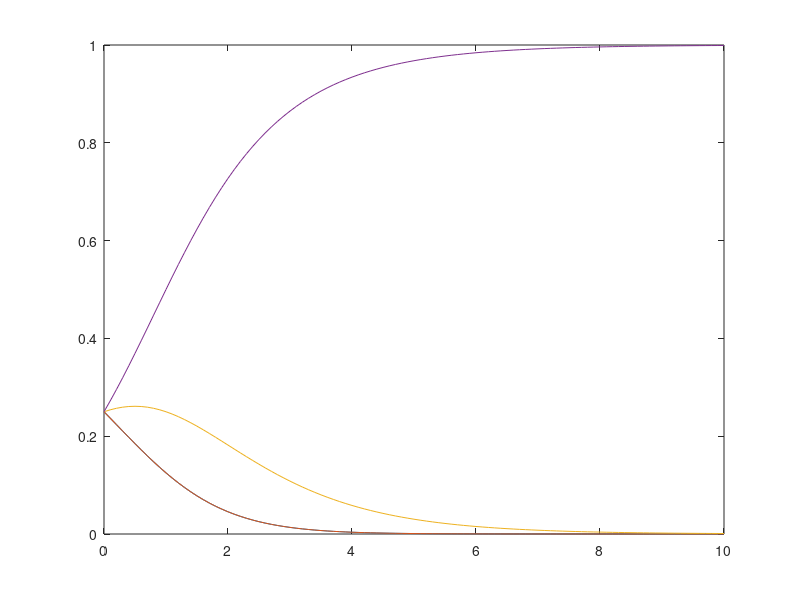

The MATLAB source for this figure: (Note: this script raises an error after producing the figure.)
%% Figure 5(A) from Knies and Melo (2020)
% Calculates route choice probabilities for Figure 4 
% Network originally featured in Fosgerau et al. (2013) (Figure 2)
% Generates Figure 5(A)
% Choice Aversion Model
% Route 1 : 12,23,35
% Route 2 : 12,23,34,45
% Route 3 : 12,24,45
% Route 4 : 15
clear all
clc

% Instantaneous edge costs
t12 = 1;
t23 = 1;
t35 = 2;
t34 = 1;
t45 = 1;
t24 = 2;
t15 = 4;

% Route/path costs
c1 = t12 + t23 + t35;
c2 = t12 + t23 + t34 + t45;
c3 = t12 + t24 + t45;
c4 = t15;

% Kappa is the penalty term for the log of outgoing edge set cardinality
kap = 0:0.1:10;
% Theta is the parameter on the cost function
theta = 1; % unused in our model, but just an edge cost scale parameter
% used more in other PSL models


% Route utilities (minimizing costs = maximizing negative costs)
u1 = -theta*c1;
u2 = -theta*c2;
u3 = -theta*c3;
u4 = -theta*c4;

% Choice set size for each route
% Note Aji =\= the notation in the paper. 
% For simplicity of code, here Aji = product of choice set cardinality at
% each node along route i in the network. 
Aj1=2*2*2*1;
Aj2=2*2*2*1;
Aj3=2*2*1*1;
Aj4=2*1; 


% Route probabilities
P1 = exp(u1)./(((Aj1/Aj1).^kap).*exp(u1)+((Aj1/Aj2).^kap).*exp(u2)+((Aj1/Aj3).^kap).*exp(u3)+((Aj1/Aj4).^kap).*exp(u4));
P2 = exp(u2)./(((Aj2/Aj1).^kap).*exp(u1)+((Aj2/Aj2).^kap).*exp(u2)+((Aj2/Aj3).^kap).*exp(u3)+((Aj2/Aj4).^kap).*exp(u4));
P3 = exp(u3)./(((Aj3/Aj1).^kap).*exp(u1)+((Aj3/Aj2).^kap).*exp(u2)+((Aj3/Aj3).^kap).*exp(u3)+((Aj3/Aj4).^kap).*exp(u4));
P4 = exp(u4)./(((Aj4/Aj1).^kap).*exp(u1)+((Aj4/Aj2).^kap).*exp(u2)+((Aj4/Aj3).^kap).*exp(u3)+((Aj4/Aj4).^kap).*exp(u4));
P = P1+P2+P3+P4; % unused; just one easy check to help ensure you haven't messed up the choice probabilities

% % Welfare calculation (unused here, but easy to calculate)
% Wca = log((exp(u1)./((Aj1).^kap)) + (exp(u2)./((Aj2).^kap)) + (exp(u3)./((Aj3).^kap))+ (exp(u4)./((Aj4).^kap)));


%Figure 5(A)
figure
p = plot(kap,P1,kap,P2,kap,P3,kap,P4);
p(1).LineWidth = 2;
p(2).LineWidth = 2;
p(3).LineWidth = 2;
p(2).LineStyle = ':';
p(4).LineWidth = 2;
legend({'Route 1','Route 2','Route 3','Route 4'},'Location','northeast')
xlabel('\kappa')
ylabel('Choice Probabilities P_i')

%% Figure 5(B) from Knies and Melo (2020)
% Calculates route choice probabilities for Figure 4 
% Network originally featured in Fosgerau et al. (2013) (Figure 2)
% Generates Figure 5(B)
% Adaptive PSL Model 

 alreadydone = false; % Make sure to reverse the commenting if you want
% this code to not run, isn't necessarily quick
%alreadydone = true;

% Route 1 : 12,23,35
% Route 2 : 12,23,34,45
% Route 3 : 12,24,45
% Route 4 : 15
if alreadydone~=true
clear all
clc

% Instantaneous edge costs
t12 = 1;
t23 = 1;
t35 = 2;
t34 = 1;
t45 = 1;
t24 = 2;
t15 = 4;

% Route/path costs
c1 = t12 + t23 + t35;
c2 = t12 + t23 + t34 + t45;
c3 = t12 + t24 + t45;
c4 = t15;

% Theta is the parameter on the cost function
theta = 1;

% Route utilities
u1 = -theta*c1;
u2 = -theta*c2;
u3 = -theta*c3;
u4 = -theta*c4;

% Beta is the penalty term for link-path incidence (gamma), will go from 0 to 10
beta = 0;

% Initialization
tau = 10^(-16);
N = 4;

i = 1;
error = 16; % Duncan et al. (2020) states "predetermined convergence parameter"
I = 10000;
% Preallocation for speed
ChoiceProbabilities=zeros(length(0:0.1:10),N);
%Wadaptive=zeros(length(0:0.1:10)); %this is if you want welfare
%                                     calculations along the way
for j=1:length(0:0.1:10)

% Initial guess
P0(1:N) = 1/N;


syms gamma1(w,x,y,z) gamma2(w,x,y,z) gamma3(w,x,y,z) gamma4(w,x,y,z) g1(w,x,y,z) g2(w,x,y,z) g3(w,x,y,z) g4(w,x,y,z) G1(w,x,y,z) G2(w,x,y,z) G3(w,x,y,z) G4(w,x,y,z)

gamma1(w,x,y,z) = (t12/c1)*(w/(w+x+y))+(t23/c1)*(w/(w+x))+(t35/c1)*(w/(w));
gamma2(w,x,y,z) = (t12/c2)*(x/(w+x+y))+(t23/c2)*(x/(w+x))+(t34/c2)*(x/(x))+(t45/c2)*(x/(x+y));
gamma3(w,x,y,z) = (t12/c3)*(y/(w+x+y))+(t24/c3)*(y/(y))+(t45/c3)*(y/(x+y));
gamma4(w,x,y,z) = (t15/c4)*(z/z);

g1(w,x,y,z) = (((gamma1(w,x,y,z))^beta)*exp(u1))/(((gamma1(w,x,y,z))^beta)*exp(u1)+((gamma2(w,x,y,z))^beta)*exp(u2)+((gamma3(w,x,y,z))^beta)*exp(u3)+((gamma4(w,x,y,z))^beta)*exp(u4));
g2(w,x,y,z) = (((gamma2(w,x,y,z))^beta)*exp(u2))/(((gamma1(w,x,y,z))^beta)*exp(u1)+((gamma2(w,x,y,z))^beta)*exp(u2)+((gamma3(w,x,y,z))^beta)*exp(u3)+((gamma4(w,x,y,z))^beta)*exp(u4));
g3(w,x,y,z) = (((gamma3(w,x,y,z))^beta)*exp(u3))/(((gamma1(w,x,y,z))^beta)*exp(u1)+((gamma2(w,x,y,z))^beta)*exp(u2)+((gamma3(w,x,y,z))^beta)*exp(u3)+((gamma4(w,x,y,z))^beta)*exp(u4));
g4(w,x,y,z) = (((gamma4(w,x,y,z))^beta)*exp(u4))/(((gamma1(w,x,y,z))^beta)*exp(u1)+((gamma2(w,x,y,z))^beta)*exp(u2)+((gamma3(w,x,y,z))^beta)*exp(u3)+((gamma4(w,x,y,z))^beta)*exp(u4));

G1(w,x,y,z) = tau + (1-N*tau)*g1(w,x,y,z);
G2(w,x,y,z) = tau + (1-N*tau)*g2(w,x,y,z);
G3(w,x,y,z) = tau + (1-N*tau)*g3(w,x,y,z);
G4(w,x,y,z) = tau + (1-N*tau)*g4(w,x,y,z);




    
while i <= I
    
    P(1) = G1(P0(1),P0(2),P0(3),P0(4));
    P(2) = G2(P0(1),P0(2),P0(3),P0(4));
    P(3) = G3(P0(1),P0(2),P0(3),P0(4));
    P(4) = G4(P0(1),P0(2),P0(3),P0(4));
    P=double(P);
    pcheck = log(sum(abs(P-P0)));
    ptest = log(10^(-error));
    if pcheck<ptest
        %fprintf('Solution has been found!')
        break
    end
i = i+1;
P0=P;
end
if i == I
    fprintf('Solution did not converge')
end
ChoiceProbabilities(j,:) = P(1:N);
%Wadaptive(j) = log((exp(u1).*((double(gamma1(P(1),P(2),P(3),P(4)))).^beta)) + (exp(u2).*((double(gamma2(P(1),P(2),P(3),P(4)))).^beta)) + (exp(u3).*((double(gamma3(P(1),P(2),P(3),P(4))).^beta))) + (exp(u4).*((double(gamma1(P(1),P(2),P(3),P(4)))).^beta)));
% j = j+1;
beta=beta+0.1;
fprintf('beta = %3.2f \n',beta);
end


%Figure
figure
r = plot(0:length(ChoiceProbabilities)-1,ChoiceProbabilities);
r(1).LineWidth = 2;
r(2).LineWidth = 2;
r(3).LineStyle = ':';
r(3).LineWidth = 2;
r(4).LineWidth = 2;
legend({'Route 1','Route 2','Route 3','Route 4'},'Location','northwest')
xlabel('\beta')
xticklabels({'0','2','4','6','8','10'})
ylabel('Choice Probability P_i')

end


